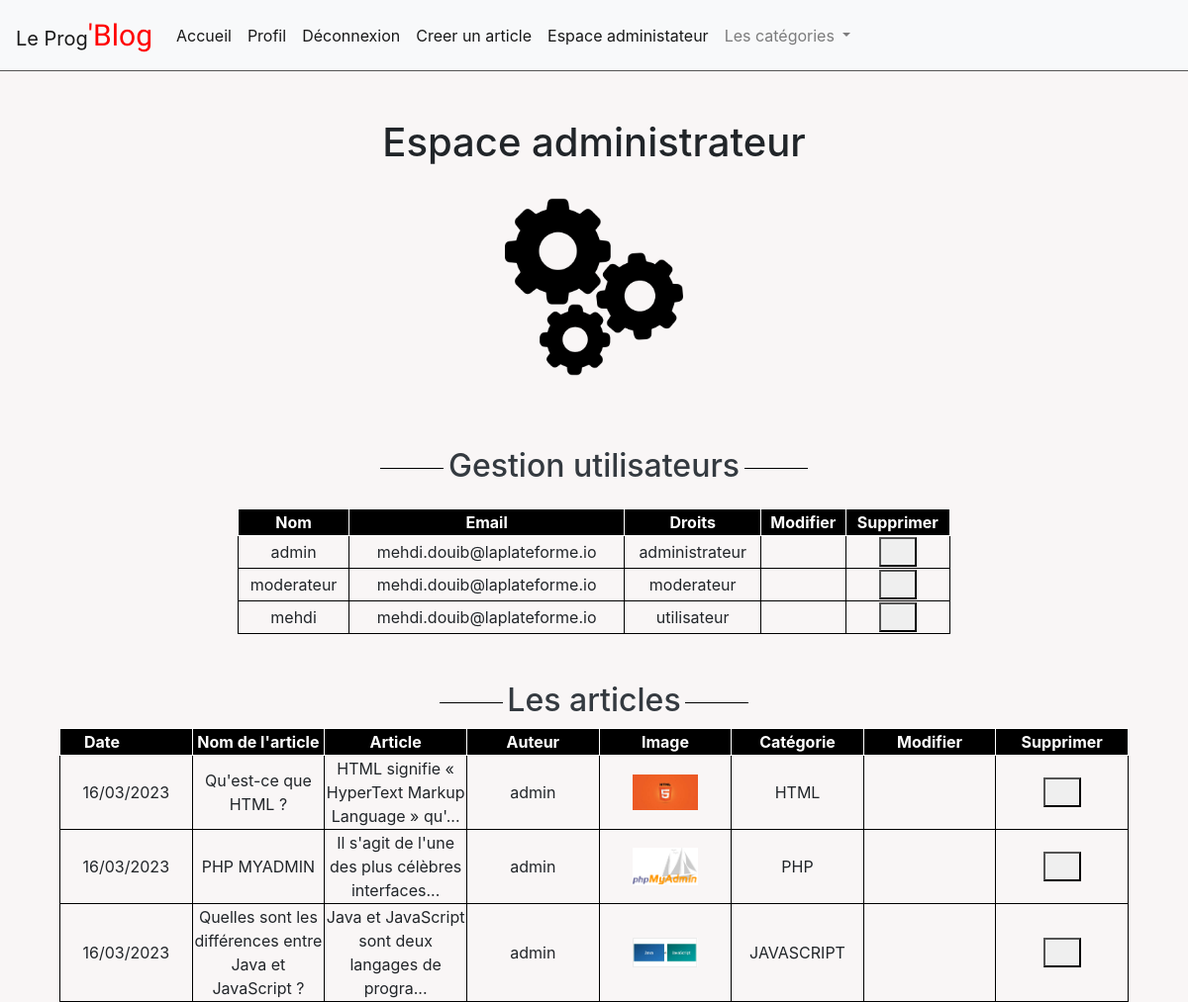
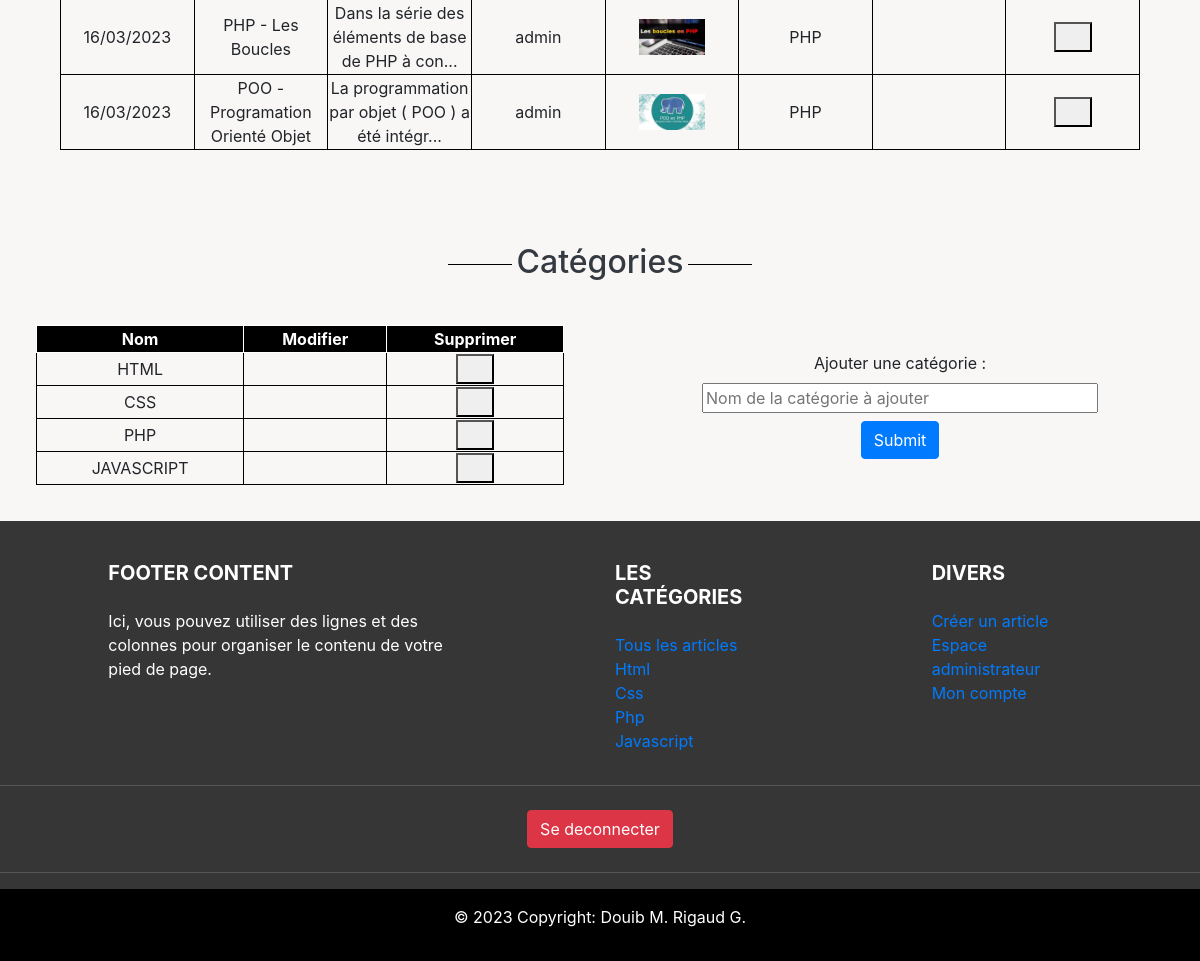
/php/traitement/blog-js/admin.php (signed in), run on the app's committed database (2 pictures, top to bottom).
### tables this page shows
CREATE TABLE IF NOT EXISTS `utilisateurs` (
  `id` int(11) NOT NULL AUTO_INCREMENT,
  `login` varchar(255) NOT NULL,
  `password` varchar(255) NOT NULL,
  `email` varchar(255) NOT NULL,
  `id_droits` int(11) NOT NULL DEFAULT 1,
  PRIMARY KEY (`id`)
);

CREATE TABLE IF NOT EXISTS `droits` (
  `id` int(11) NOT NULL AUTO_INCREMENT,
  `nom` varchar(80) NOT NULL,
  PRIMARY KEY (`id`)
);

CREATE TABLE IF NOT EXISTS `articles` (
  `id` int(11) NOT NULL AUTO_INCREMENT,
  `titre` varchar(255) NOT NULL,
  `article` text NOT NULL,
  `id_utilisateur` int(11) NOT NULL,
  `id_categorie` int(11) NOT NULL,
  `date` timestamp NOT NULL DEFAULT current_timestamp() ON UPDATE current_timestamp(),
  `image` varchar(255) NOT NULL,
  PRIMARY KEY (`id`),
  KEY `id_categorie` (`id_categorie`)
);

CREATE TABLE IF NOT EXISTS `categories` (
  `id` int(11) NOT NULL AUTO_INCREMENT,
  `nom` varchar(80) NOT NULL,
  PRIMARY KEY (`id`)
);

### php/traitement/blog-js/php/fonction/fonctions.php (called while the page is built, shortened)
<?php
function recuperation($base,$selection,$table) {
    $requete = $base->prepare("SELECT $selection FROM $table" );
    $requete->execute();
    $resultat = $requete->fetchall();
    return $resultat ;
}
?>

### php/traitement/blog-js/php/include/connexion.php (called while the page is built)
<?php
require 'php/fonction/fonctions.php';
$bd = connexionPDO();
$categories = recuperation($bd,'*','categories');
?>

### php/traitement/blog-js/admin.php (the view, shortened to what this page needs)
<?php
if (isset($_SESSION['user'])) {
    require 'php/include/connexion.php';
    $recuperation_users = $bd->prepare("SELECT * FROM utilisateurs INNER JOIN droits ON utilisateurs.id_droits = droits.id");
    $recuperation_users->execute();
    $resultat_users = $recuperation_users->fetchall();
    $nb_articles = count(recuperation($bd,'*','articles'));
    $nb_page = 5;
    if (!isset($_GET['start'])) {
        $offset = 0;
    }
    else {
        $offset = $_GET['start'];
    }
    if (isset($_GET['class'])) {
        if ($_GET['class'] == "plus" ) {
            $recuperation_articles = $bd->prepare("SELECT * FROM articles INNER JOIN utilisateurs ON articles.id_utilisateur = utilisateurs.id INNER JOIN categories ON articles.id_categorie = categories.id ORDER BY `date` DESC LIMIT $nb_page OFFSET $offset");
            $recuperation_articles->execute();
            $resultat_recuperation_articles = $recuperation_articles->fetchall();
        }
        elseif ($_GET['class'] == "moins") {
            $recuperation_articles = $bd->prepare("SELECT * FROM articles INNER JOIN utilisateurs ON articles.id_utilisateur = utilisateurs.id INNER JOIN categories ON articles.id_categorie = categories.id ORDER BY `date` ASC LIMIT $nb_page OFFSET $offset");
            $recuperation_articles->execute();
            $resultat_recuperation_articles = $recuperation_articles->fetchall();
        }
        else {
            $recuperation_articles = $bd->prepare("SELECT * FROM articles INNER JOIN utilisateurs ON articles.id_utilisateur = utilisateurs.id INNER JOIN categories ON articles.id_categorie = categories.id  LIMIT $nb_page OFFSET $offset");
            $recuperation_articles->execute();
            $resultat_recuperation_articles = $recuperation_articles->fetchall();
        }
    }
    else {
        $recuperation_articles = $bd->prepare("SELECT * FROM articles INNER JOIN utilisateurs ON articles.id_utilisateur = utilisateurs.id INNER JOIN categories ON articles.id_categorie = categories.id  LIMIT $nb_page OFFSET $offset ");
        $recuperation_articles->execute();
        $resultat_recuperation_articles = $recuperation_articles->fetchall();
    }
}
else {
    $_SESSION['erreur'] = 'Vous devez etre connecté !';
    header("location: connexion.php");
}
?>
<!DOCTYPE html>
<html lang="fr">
<head>
    <link rel="stylesheet" href="https://maxcdn.bootstrapcdn.com/bootstrap/4.0.0/css/bootstrap.min.css">
    <link href="src/fontello/css/fontello.css" rel="stylesheet">
    <link href="src/css/styles.css" rel="stylesheet">
</head>
<body>
    <header><?php include 'php/include/header.php';?></header>
    <main class="main_admin">
        <h1 class="pt-5">Espace administrateur</h1>
        <img class="img_admin" src="src/image/admin.png" alt="">
        <section>
            <h2 class="titre_admin">Gestion utilisateurs</h2>
            <div class="scroll">
                <table class="table1">
                    <thead>
                        <tr>
                            <th>Nom</th>
                            <th>Email</th>
                            <th>Droits</th>
                            <th>Modifier</th>
                            <th>Supprimer</th>
                        </tr>
                    </thead>
                    <tbody>
                        <?php for($i = 0 ; $i < COUNT($resultat_users) ; $i ++) :?>
                        <tr>
                            <td><?= $resultat_users[$i]['login'] ?></td>
                            <td><?= $resultat_users[$i]['email'] ?></td>
                            <td><?= $resultat_users[$i]['nom'] ?></td>
                            <td><a class="icon-edit" href="modification_user.php?id=<?=$resultat_users[$i][0] ?>" title="Modifier"></a> </td>
                            <td><button><a class="icon-trash" href="php/traitement/supprimer_user.php?id=<?= $resultat_users[$i][0]?>" title="supprimer" onclick="return confirm('Supprimer : <?=$resultat_users[$i]['login'];?> ?')"></a></button></td>
                        </tr>
                        <?php endfor ;?>
                    </tbody>
                </table>
            </div>
        </section>
        <section>
            <h2 class="titre_admin">Les articles</h2>
            <div class="div_table2">
            <table class="table2">
                <thead>
                    <tr>
                        <th>Date <a class="icon-up-micro" href="admin.php?class=plus"></a><a class="icon-down-micro" href="admin.php?class=moins"></a></th>
                        <th>Nom de l'article</th>
                        <th>Article</th>
                        <th>Auteur</th>
                        <th>Image</th>
                        <th>Catégorie</th>
                        <th>Modifier</th>
                        <th>Supprimer</th>
                    </tr>
                </thead>
                <tbody>
                    <?php for ($i = 0 ; $i<COUNT($resultat_recuperation_articles) ; $i++) :?>
                    <tr>
                        <td><?= date("d/m/Y",strtotime($resultat_recuperation_articles[$i]['date'])) ?></td>
                        <td><?= $resultat_recuperation_articles[$i]['titre'] ?></td>
                        <td><?= mb_strimwidth($resultat_recuperation_articles[$i]['article'], 0 , 50, "..." )?></td>
                        <td><?= $resultat_recuperation_articles[$i]['login'] ?></td>
                        <td><img src="php/traitement/upload/<?= $resultat_recuperation_articles[$i]['image'] ?>" alt="Image"></td>
                        <td><?= $resultat_recuperation_articles[$i]['nom'] ?></td>
                        <td><a class="icon-edit" href="modification_article.php?id=<?= $resultat_recuperation_articles[$i][0]?>" title="Modifier"></a> </td>
                        <td><button><a class="icon-trash" href="php/traitement/supp_article.php?id=<?= $resultat_recuperation_articles[$i][0]?>" title="supprimer" onclick="return confirm('Supprimer : <?=$resultat_recuperation_articles[$i]['titre'];?> ?')"></a></button></td>
                    </tr>
                    <?php endfor ;?>
                </tbody>
            </table>
            </div>
            <?php if(isset($_GET['start'])) :?>
               <?php if($_GET['start'] < $nb_articles - 5) : ?>
                <?php $offset = $_GET['start'] ?>
                    <?php $offset = $offset + 5 ?>
                    <a  class="icon-right-circled" href="admin.php?start=<?= $offset  ?>"></a>
                <?php endif ;?>
            <?php else :?>
                <a class="icon-right-circled" href="admin.php?start=<?= $offset + 5?>"></a>
            <?php endif ;?>
            <h2 class="titre_admin">Catégories</h2>
            <div class="div_admin">
                <table>
                    <thead>
                        <tr>
                            <th>Nom</th>
                            <th>Modifier</th>
                            <th>Supprimer</th>
                        </tr>
                    </thead>
                    <tbody>
                        <?php for ($i=0 ; $i <COUNT($categories) ; $i++ ):?>
                        <tr>
                            <td><?= $categories[$i]['nom'] ?></td>
                            <td><a class="icon-edit" href="modification_categorie.php?id=<?= $categories[$i]['id'] ?>" title="Modifier"></a></td>
                            <td><button><a class="icon-trash" href="php/traitement/supprimer_categorie.php?id=<?= $categories[$i]['id'] ?>" title="supprimer" onclick="return confirm('Supprimer : <?=$categories[$i]['nom'];?> ?')"></a></button></td>
                        </tr>
                        <?php endfor ;?>
                    </tbody>
                </table>
                <form action="php/traitement/ajout_categorie.php" method="POST">
                    <label class="d-block mb-2">Ajouter une catégorie :</label>
                    <input class="d-block w-75 m-auto" type="text" id="categorie" name="categorie" placeholder="Nom de la catégorie à ajouter">
                    <input class="d-block mt-2 ml-auto mr-auto btn btn-primary" type="submit" name="Valider">
                </form>
            </div>
        </section>
    </main>
    <?php include 'php/include/footer.php' ; ?>
</body>
</html>

### php/traitement/blog-js/php/include/footer.php (shortened to what this page needs)
<footer class="page-footer font-small stylish-color-dark pt-4">
  <div class="container text-center text-md-left">
    <div class="row">
      <div class="col-md-4 mx-auto">
        <h5 class="font-weight-bold text-uppercase mt-3 mb-4">Footer Content</h5>
        <p>Ici, vous pouvez utiliser des lignes et des colonnes pour organiser le contenu de votre pied de page. </p>
      </div>
      <div class="col-md-2 mx-auto">
        <h5 class="font-weight-bold text-uppercase mt-3 mb-4">Les catégories</h5>
        <ul class="list-unstyled">
            <li><a href="articles.php">Tous les articles</a></li>
            <?php if (isset($categories)) :?>
                <?php for ($i=0 ; $i<COUNT($categories); $i++) : ?>
                    <li>
                        <a href="articles.php?categorie=<?= $categories[$i]['id']?>&p=1"><?= ucwords(strtolower($categories[$i]['nom'])) ?></a>
                    </li>
                <?php endfor ;?>
            <?php endif ;?>
        </ul>
      </div>
      <div class="col-md-2 mx-auto">
        <h5 class="font-weight-bold text-uppercase mt-3 mb-4">Divers</h5>
        <ul class="list-unstyled">
        <?php if (isset($_SESSION['user']->id)) :?>
          <?php if ($_SESSION['user']->id_droits == 42 || $_SESSION['user']->id_droits == 1337 ) : ?>
              <li>
                <a href="creer-article.php" >Créer un article</a>
              </li>
          <?php endif ;?>
          <?php if ( $_SESSION['user']->id_droits == 1337 ) : ?>
              <li>
                <a href="admin.php" >Espace administrateur</a>
              </li>
          <?php endif ;?>
          <li>
            <a href="profil.php" >Mon compte</a>
          </li>
        <?php endif ;?>
        </ul>
      </div>
    </div>
  </div>
<?php if (!isset($_SESSION['user']->id)) : ?>
  <hr>
  <ul class="list-unstyled list-inline text-center py-2">
    <li class="list-inline-item">
      <a href="inscription.php" class="btn btn-danger btn-rounded">S'enregistrer</a>
    </li>
  </ul>
<?php else : ?>
    <hr>
    <ul class="list-unstyled list-inline text-center py-2">
   <li class="list-inline-item">
     <a href="php/traitement/deconnexion.php" class="btn btn-danger btn-rounded">Se deconnecter</a>
   </li>
 </ul>
  <hr>
<?php endif ;?>
  <div class="footer-copyright text-center py-3">
    <p> © 2023 Copyright: Douib M. Rigaud G.</p>
  </div>
</footer>

### php/traitement/blog-js/src/css/styles.css (style rules this page uses)
footer { color: white; background-color: rgb(54, 54, 54); }
.footer-copyright { background-color: black; }
hr { border-top: 1px solid rgb(85, 85, 85) ; }
h2 { color: #343a40; }
.main_admin { text-align: center; background-color: #f9f6f6; }
.img_admin { width: 15%; margin: 2% auto; }
table { border-collapse: collapse; }
table , tr , td { border: 1px solid black; }
thead , th { border: 1px solid white; }
thead { background-color: black; color: white; }
.scroll { width: 60%; max-height: 40vh; overflow:auto; margin: 2% auto; }
.table1 { width: 100%; }
.icon-trash { color: red!important; }
.icon-edit { color: green!important; }
.table2 { width: 90%; margin: auto; }
.table2 td , .table2 th { width: 10%; }
.table2 img { display: block; width: 50%; margin: auto; }
.icon-right-circled, .icon-left-circled { font-size: 30px; text-decoration: none!important; }
.titre_admin { margin-top: 4%; }
.titre_admin:before , .titre_admin:after { content:''; display:inline-block; vertical-align: middle; width: 4rem; height: 1px; background: #000 }
.titre_admin:before { margin-right: .3rem }
.titre_admin:after { margin-left: .3rem }
.div_admin { display: flex; align-items: center; }
.div_admin table , .div_admin form { margin: 3%; width: 50%; }

### data on the page
utilisateurs: login "admin", email "mehdi.douib@laplateforme.io", id_droits.nom "administrateur"
utilisateurs: login "moderateur", email "mehdi.douib@laplateforme.io", id_droits.nom "moderateur"
utilisateurs: login "mehdi", email "mehdi.douib@laplateforme.io", id_droits.nom "utilisateur"
articles: date "16/03/2023", titre "Qu'est-ce que HTML ?", article "HTML signifie « HyperText Markup Language » qu'...", id_utilisateur.login "admin", image (picture), id_categorie.nom "HTML"
articles: date "16/03/2023", titre "PHP MYADMIN", article "Il s'agit de l'une des plus célèbres interfaces...", id_utilisateur.login "admin", image (picture), id_categorie.nom "PHP"
articles: date "16/03/2023", titre "Quelles sont les différences entre Java et JavaScript ?", article "Java et JavaScript sont deux langages de progra...", id_utilisateur.login "admin", image (picture), id_categorie.nom "JAVASCRIPT"
articles: date "16/03/2023", titre "PHP - Les Boucles", article "Dans la série des éléments de base de PHP à con...", id_utilisateur.login "admin", image (picture), id_categorie.nom "PHP"
articles: date "16/03/2023", titre "POO - Programation Orienté Objet", article "La programmation par objet ( POO ) a été intégr...", id_utilisateur.login "admin", image (picture), id_categorie.nom "PHP"
categories: nom "HTML", nom "Html"
categories: nom "CSS", nom "Css"
categories: nom "PHP", nom "Php"
categories: nom "JAVASCRIPT", nom "Javascript"
